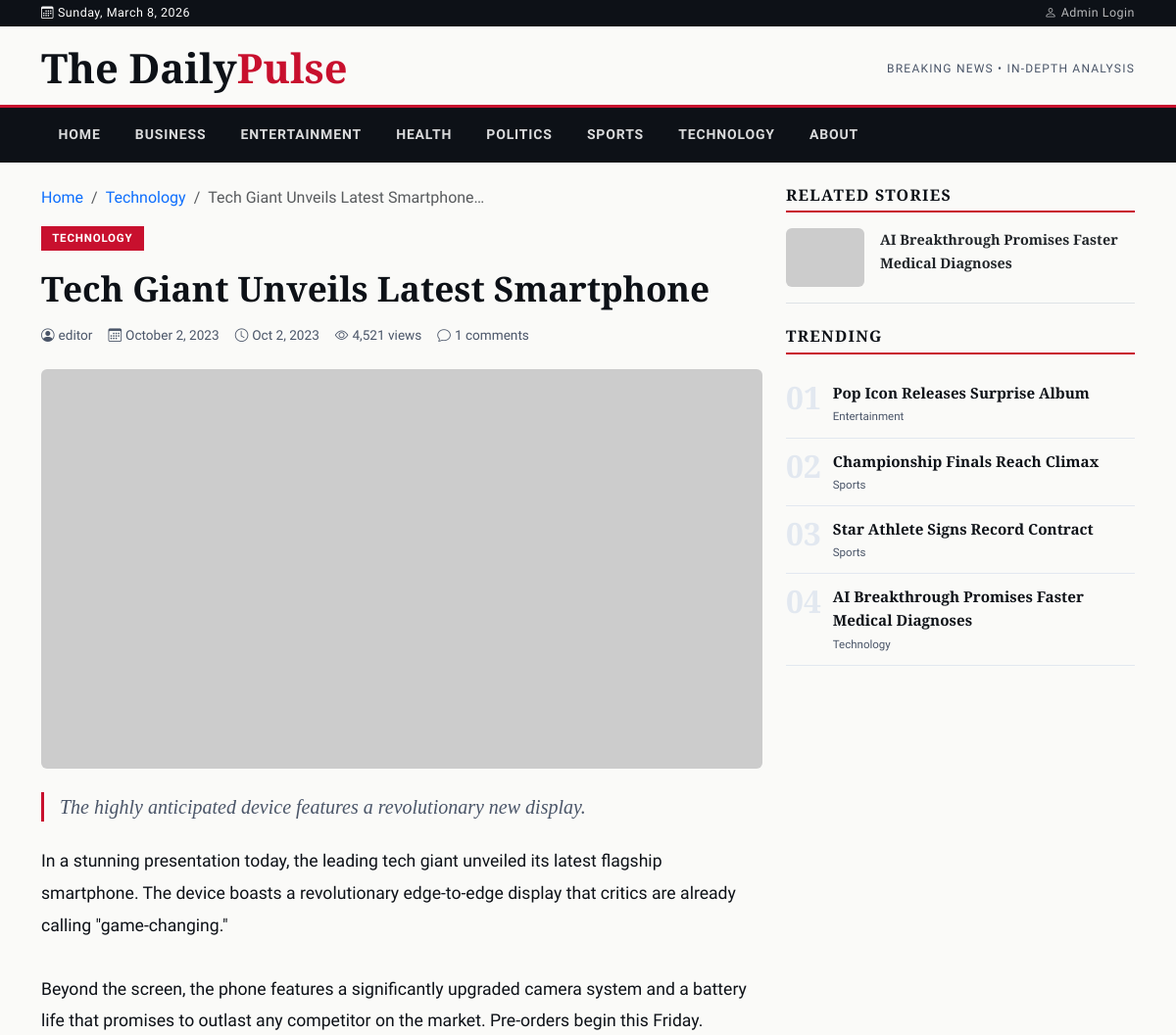
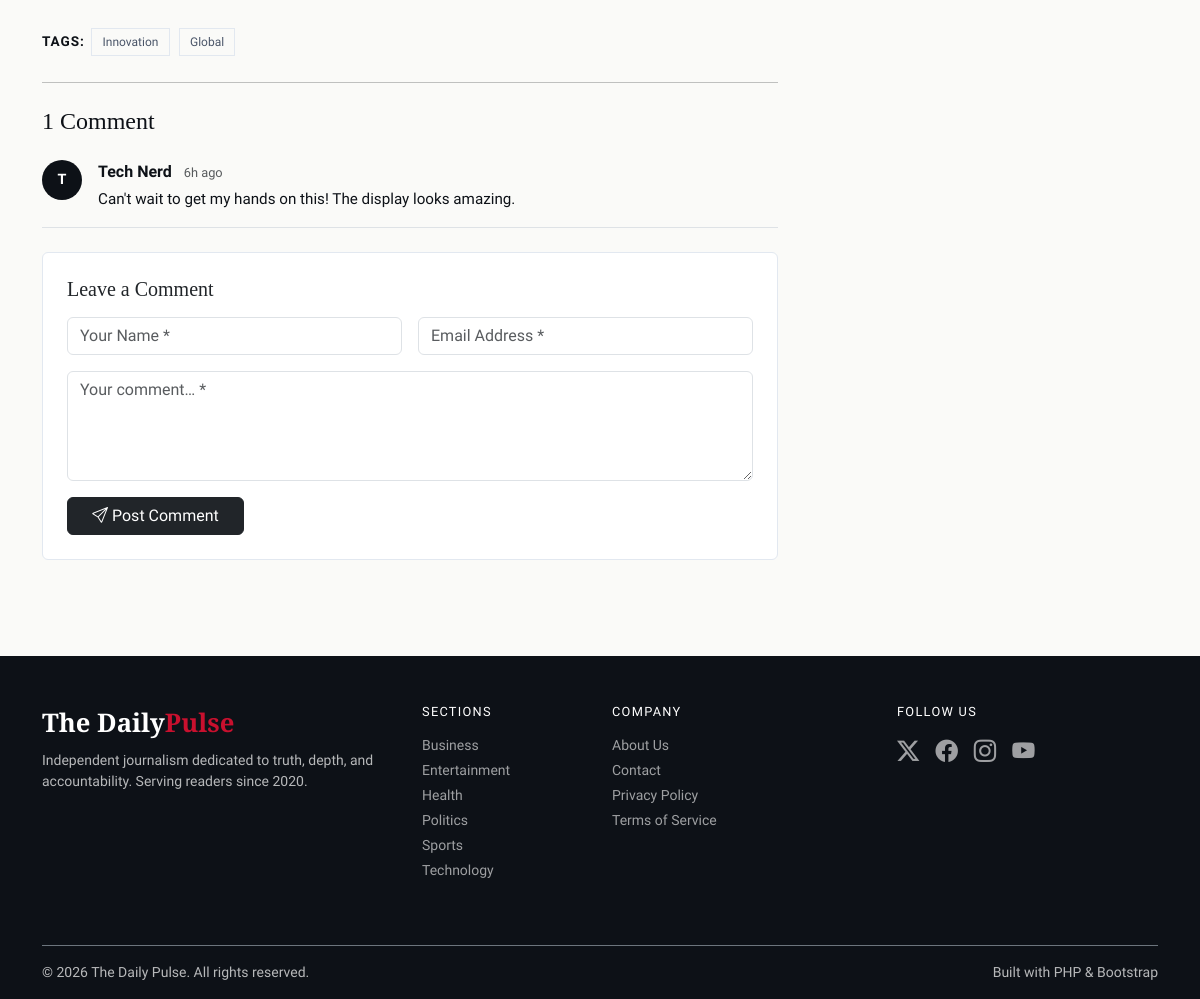
/article.php?slug=tech-giant-unveils-latest-smartphone, run on the app's committed database (2 pictures, top to bottom).
### tables this page shows
CREATE TABLE `categories` (
    `id` INT UNSIGNED AUTO_INCREMENT PRIMARY KEY,
    `name` VARCHAR(100) NOT NULL,
    `slug` VARCHAR(100) NOT NULL UNIQUE,
    `description` TEXT,
    `created_at` TIMESTAMP DEFAULT CURRENT_TIMESTAMP,
    INDEX `idx_category_slug` (`slug`)
);

CREATE TABLE `articles` (
    `id` INT UNSIGNED AUTO_INCREMENT PRIMARY KEY,
    `title` VARCHAR(255) NOT NULL,
    `slug` VARCHAR(255) NOT NULL UNIQUE,
    `excerpt` TEXT,
    `content` LONGTEXT NOT NULL,
    `image_url` VARCHAR(255),
    `author_id` INT UNSIGNED NOT NULL,
    `category_id` INT UNSIGNED NOT NULL,
    `status` ENUM('draft', 'published', 'archived') NOT NULL DEFAULT 'draft',
    `views` INT UNSIGNED NOT NULL DEFAULT 0,
    `published_at` TIMESTAMP NULL DEFAULT NULL,
    `created_at` TIMESTAMP DEFAULT CURRENT_TIMESTAMP,
    `updated_at` TIMESTAMP DEFAULT CURRENT_TIMESTAMP ON UPDATE CURRENT_TIMESTAMP,
    CONSTRAINT `fk_article_author` FOREIGN KEY (`author_id`) REFERENCES `users` (`id`) ON DELETE RESTRICT ON UPDATE CASCADE,
    CONSTRAINT `fk_article_category` FOREIGN KEY (`category_id`) REFERENCES `categories` (`id`) ON DELETE RESTRICT ON UPDATE CASCADE,
    INDEX `idx_article_slug` (`slug`),
    INDEX `idx_articles_status` (`status`),
    INDEX `idx_articles_author` (`author_id`),
    INDEX `idx_articles_category` (`category_id`)
);

CREATE TABLE `users` (
    `id` INT UNSIGNED AUTO_INCREMENT PRIMARY KEY,
    `username` VARCHAR(50) NOT NULL UNIQUE,
    `email` VARCHAR(255) NOT NULL UNIQUE,
    `password_hash` VARCHAR(255) NOT NULL,
    `role` ENUM('admin', 'editor', 'author') NOT NULL DEFAULT 'author',
    `is_active` TINYINT(1) NOT NULL DEFAULT 1,
    `created_at` TIMESTAMP DEFAULT CURRENT_TIMESTAMP,
    `updated_at` TIMESTAMP DEFAULT CURRENT_TIMESTAMP ON UPDATE CURRENT_TIMESTAMP
);

CREATE TABLE `tags` (
    `id` INT UNSIGNED AUTO_INCREMENT PRIMARY KEY,
    `name` VARCHAR(50) NOT NULL,
    `slug` VARCHAR(50) NOT NULL UNIQUE,
    INDEX `idx_tag_slug` (`slug`)
);

CREATE TABLE `comments` (
    `id` INT UNSIGNED AUTO_INCREMENT PRIMARY KEY,
    `article_id` INT UNSIGNED NOT NULL,
    `name` VARCHAR(100) NOT NULL,
    `email` VARCHAR(255) NOT NULL,
    `content` TEXT NOT NULL,
    `is_approved` TINYINT(1) NOT NULL DEFAULT 0,
    `created_at` TIMESTAMP DEFAULT CURRENT_TIMESTAMP,
    CONSTRAINT `fk_comment_article` FOREIGN KEY (`article_id`) REFERENCES `articles` (`id`) ON DELETE CASCADE ON UPDATE CASCADE,
    INDEX `idx_comments_article` (`article_id`),
    INDEX `idx_comments_approved` (`is_approved`)
);

### src/article.php (the view, shortened to what the rows shown need)
<?php
require_once __DIR__ . '/includes/functions.php';
$slug    = trim($_GET['slug'] ?? '');
$article = $slug ? get_article_by_slug($slug) : null;
$comments  = get_approved_comments($article['id']);
$tags      = get_article_tags($article['id']);
$related   = get_related_articles($article['id'], $article['category_id'], 3);
$trending  = get_trending_articles(4);
$comment_success = false;
require __DIR__ . '/includes/header.php';
?>
<div class="container">
<div class="row">
    <div class="col-lg-8">
        <nav aria-label="breadcrumb" class="mb-3">
            <ol class="breadcrumb">
                <li class="breadcrumb-item"><a href="<?= SITE_URL ?>/src/index.php" class="text-decoration-none">Home</a></li>
                <li class="breadcrumb-item">
                    <a href="<?= SITE_URL ?>/src/category.php?slug=<?= h($article['category_slug']) ?>" class="text-decoration-none">
                        <?= h($article['category_name']) ?>
                    </a>
                </li>
                <li class="breadcrumb-item active" aria-current="page"><?= h(substr($article['title'], 0, 40)) ?>…</li>
            </ol>
        </nav>
        <a href="<?= SITE_URL ?>/src/category.php?slug=<?= h($article['category_slug']) ?>" class="category-badge d-inline-block mb-3"
           style="background:var(--accent);color:#fff;font-size:.72rem;text-transform:uppercase;letter-spacing:.07em;font-weight:700;padding:.25rem .7rem;text-decoration:none;">
            <?= h($article['category_name']) ?>
        </a>
        <h1 style="font-family:var(--serif);font-weight:900;font-size:2.2rem;line-height:1.25;" class="mb-3">
            <?= h($article['title']) ?>
        </h1>
        <div class="d-flex flex-wrap gap-3 mb-4" style="font-size:.85rem;color:var(--ink-soft);">
            <span><i class="bi bi-person-circle me-1"></i><?= h($article['author_name']) ?></span>
            <span><i class="bi bi-calendar3 me-1"></i><?= format_date($article['published_at'] ?? $article['created_at'], 'F j, Y') ?></span>
            <span><i class="bi bi-clock me-1"></i><?= time_ago($article['published_at'] ?? $article['created_at']) ?></span>
            <span><i class="bi bi-eye me-1"></i><?= number_format($article['views']) ?> views</span>
            <span><i class="bi bi-chat me-1"></i><?= count($comments) ?> comments</span>
        </div>
        <?php if ($article['image_url']): ?>
        <img src="<?= h($article['image_url']) ?>" class="article-hero-img rounded mb-4" alt="<?= h($article['title']) ?>">
        <?php else: ?>
        <img src="https://picsum.photos/seed/<?= $article['id'] ?>/900/400" class="article-hero-img rounded mb-4" alt="">
        <?php endif; ?>
        <?php if ($article['excerpt']): ?>
        <p class="lead mb-4" style="font-family:var(--serif);font-style:italic;color:var(--ink-soft);border-left:3px solid var(--accent);padding-left:1rem;">
            <?= h($article['excerpt']) ?>
        </p>
        <?php endif; ?>
        <div class="article-body mb-4">
            <?= nl2br(h($article['content'])) ?>
        </div>
        <?php if ($tags): ?>
        <div class="mb-4">
            <strong style="font-size:.85rem;text-transform:uppercase;letter-spacing:.07em;">Tags:</strong>
            <?php foreach ($tags as $tag): ?>
            <span class="tag-badge"><?= h($tag['name']) ?></span>
            <?php endforeach; ?>
        </div>
        <?php endif; ?>
        <hr class="my-4">
        <div class="mb-5">
            <h4 style="font-family:var(--serif);" class="mb-4">
            </h4>
            <?php foreach ($comments as $c): ?>
            <div class="d-flex mb-3 pb-3 border-bottom">
                <div class="flex-shrink-0 me-3">
                    <div style="width:40px;height:40px;background:var(--ink);border-radius:50%;display:flex;align-items:center;justify-content:center;color:#fff;font-weight:700;font-size:.9rem;">
                        <?= strtoupper(substr(h($c['name']), 0, 1)) ?>
                    </div>
                </div>
                <div>
                    <strong><?= h($c['name']) ?></strong>
                    <span class="text-muted ms-2" style="font-size:.8rem;"><?= time_ago($c['created_at']) ?></span>
                    <p class="mb-0 mt-1" style="font-size:.95rem;"><?= h($c['content']) ?></p>
                </div>
            </div>
            <?php endforeach; ?>
            <?php if ($comment_success): ?>
            <div class="alert alert-success">Your comment has been submitted and is pending approval. Thank you!</div>
            <?php else: ?>
            <div class="card border-0 bg-white p-4 mt-4" style="border:1px solid var(--border) !important;">
            </div>
            <?php endif; ?>
        </div>
    </div>
    <div class="col-lg-4">
        <?php if ($related): ?>
        <div class="sidebar-section mb-4">
            <?php foreach ($related as $r): ?>
            <div class="d-flex mb-3 pb-3 border-bottom">
                <img src="<?= h($r['image_url'] ?: 'https://picsum.photos/seed/' . $r['id'] . '/200/150') ?>"
                     style="width:80px;height:60px;object-fit:cover;flex-shrink:0;" class="me-3 rounded" alt="">
                <div>
                    <a href="<?= SITE_URL ?>/src/article.php?slug=<?= h($r['slug']) ?>" class="text-decoration-none text-dark" style="font-family:var(--serif);font-size:.9rem;font-weight:700;line-height:1.3;">
                        <?= h($r['title']) ?>
                    </a>
                </div>
            </div>
            <?php endforeach; ?>
        </div>
        <?php endif; ?>
        <div class="sidebar-section">
            <?php foreach ($trending as $i => $t): ?>
            <div class="trending-item d-flex align-items-start">
                <span class="num"><?= str_pad($i + 1, 2, '0', STR_PAD_LEFT) ?></span>
                <div>
                    <a href="<?= SITE_URL ?>/src/article.php?slug=<?= h($t['slug']) ?>"><?= h($t['title']) ?></a>
                    <div style="font-size:.72rem;color:var(--ink-soft);margin-top:.2rem;"><?= h($t['category_name']) ?></div>
                </div>
            </div>
            <?php endforeach; ?>
        </div>
    </div>
</div>
</div>
<?php require __DIR__ . '/includes/footer.php'; ?>

### src/includes/header.php (shortened to what the rows shown need)
<!DOCTYPE html>
<html lang="en">
<head>
    <link rel="stylesheet" href="https://cdn.jsdelivr.net/npm/bootstrap@5.3.3/dist/css/bootstrap.min.css">
    <link rel="stylesheet" href="https://cdn.jsdelivr.net/npm/bootstrap-icons@1.11.3/font/bootstrap-icons.css">
</head>
<body>
<nav class="site-nav navbar navbar-expand-lg">
    <div class="container">
        <div class="collapse navbar-collapse" id="mainNav">
            <ul class="navbar-nav me-auto">
                <?php foreach (get_all_categories() as $cat): ?>
                <li class="nav-item">
                    <a class="nav-link" href="<?= SITE_URL ?>/src/category.php?slug=<?= h($cat['slug']) ?>">
                        <?= h($cat['name']) ?>
                    </a>
                </li>
                <?php endforeach; ?>
            </ul>
        </div>
    </div>
</nav>

### src/includes/footer.php (shortened to what the rows shown need)
<footer class="mt-5 pt-5 pb-3">
    <div class="container">
        <div class="row mb-4">
            <div class="col-md-2 mb-4">
                <ul class="list-unstyled">
                    <?php foreach (get_all_categories() as $cat): ?>
                    <li class="mb-1"><a href="<?= SITE_URL ?>/src/category.php?slug=<?= h($cat['slug']) ?>"><?= h($cat['name']) ?></a></li>
                    <?php endforeach; ?>
                </ul>
            </div>
        </div>
    </div>
</footer>
</body>
</html>

### data on the page
categories: name "BUSINESS", name "Business"
categories: name "ENTERTAINMENT", name "Entertainment"
categories: name "HEALTH", name "Health"
categories: name "POLITICS", name "Politics"
categories: name "SPORTS", name "Sports"
categories: name "TECHNOLOGY", name "Technology"
articles: category.name "Technology", title "Tech Giant Unveils Latest Smartphone", category.name "TECHNOLOGY", author.username "editor", published_at "October 2, 2023", published_at "Oct 2, 2023", views "4,521", excerpt "The highly anticipated device features a revolutionary new display.", content "In a stunning presentation today, the leading tech giant unveiled its latest flagship smartphone. The device boasts a revolutionary edge-to-edge display that critics are already calling \"game-changing.\" Beyond the screen, the phone features a significantly upgraded camera system and a battery life that promises to outlast any competitor on the market. Pre-orders begin this Friday."
tags: name "Innovation"
tags: name "Global"
comments: name "T", name "Tech Nerd", created_at "6h ago", content "Can't wait to get my hands on this! The display looks amazing."
articles: title "AI Breakthrough Promises Faster Medical Diagnoses", category.name "Technology"
articles: title "Pop Icon Releases Surprise Album", category.name "Entertainment"
articles: title "Championship Finals Reach Climax", category.name "Sports"
articles: title "Star Athlete Signs Record Contract", category.name "Sports"

### other printed values
count($comments) "1"
